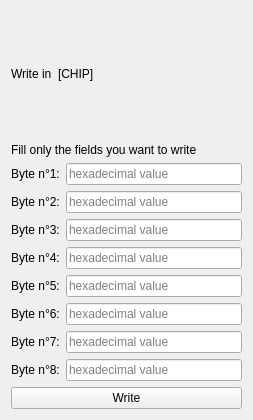
<?xml version="1.0" encoding="UTF-8"?>
<ui version="4.0">
 <class>Can_write</class>
 <widget class="QWidget" name="Can_write">
  <property name="windowModality">
   <enum>Qt::ApplicationModal</enum>
  </property>
  <property name="geometry">
   <rect>
    <x>0</x>
    <y>0</y>
    <width>253</width>
    <height>420</height>
   </rect>
  </property>
  <property name="windowTitle">
   <string>Hardsploit - CAN write</string>
  </property>
  <layout class="QGridLayout" name="gridLayout">
   <item row="0" column="0">
    <layout class="QVBoxLayout" name="vl">
     <item>
      <layout class="QHBoxLayout" name="hl2">
       <item>
        <widget class="QLabel" name="lbl_write">
         <property name="text">
          <string>Write in</string>
         </property>
        </widget>
       </item>
       <item>
        <widget class="QLabel" name="lbl_chip">
         <property name="text">
          <string>[CHIP]</string>
         </property>
        </widget>
       </item>
       <item>
        <spacer name="hs">
         <property name="orientation">
          <enum>Qt::Horizontal</enum>
         </property>
         <property name="sizeHint" stdset="0">
          <size>
           <width>40</width>
           <height>20</height>
          </size>
         </property>
        </spacer>
       </item>
      </layout>
     </item>
     <item>
      <layout class="QFormLayout" name="formLayout">
       <property name="fieldGrowthPolicy">
        <enum>QFormLayout::AllNonFixedFieldsGrow</enum>
       </property>
       <item row="1" column="0">
        <widget class="QLabel" name="lbl_data">
         <property name="text">
          <string>Byte n°1:</string>
         </property>
        </widget>
       </item>
       <item row="1" column="1">
        <widget class="QLineEdit" name="lie_data_1">
         <property name="placeholderText">
          <string>hexadecimal value</string>
         </property>
        </widget>
       </item>
       <item row="2" column="1">
        <widget class="QLineEdit" name="lie_data_2">
         <property name="placeholderText">
          <string>hexadecimal value</string>
         </property>
        </widget>
       </item>
       <item row="2" column="0">
        <widget class="QLabel" name="label">
         <property name="text">
          <string>Byte n°2:</string>
         </property>
        </widget>
       </item>
       <item row="3" column="0">
        <widget class="QLabel" name="label_2">
         <property name="text">
          <string>Byte n°3:</string>
         </property>
        </widget>
       </item>
       <item row="4" column="0">
        <widget class="QLabel" name="label_3">
         <property name="text">
          <string>Byte n°4:</string>
         </property>
        </widget>
       </item>
       <item row="5" column="0">
        <widget class="QLabel" name="label_4">
         <property name="text">
          <string>Byte n°5:</string>
         </property>
        </widget>
       </item>
       <item row="6" column="0">
        <widget class="QLabel" name="label_5">
         <property name="text">
          <string>Byte n°6:</string>
         </property>
        </widget>
       </item>
       <item row="7" column="0">
        <widget class="QLabel" name="label_6">
         <property name="text">
          <string>Byte n°7:</string>
         </property>
        </widget>
       </item>
       <item row="8" column="0">
        <widget class="QLabel" name="label_7">
         <property name="text">
          <string>Byte n°8:</string>
         </property>
        </widget>
       </item>
       <item row="3" column="1">
        <widget class="QLineEdit" name="lie_data_3">
         <property name="placeholderText">
          <string>hexadecimal value</string>
         </property>
        </widget>
       </item>
       <item row="4" column="1">
        <widget class="QLineEdit" name="lie_data_4">
         <property name="placeholderText">
          <string>hexadecimal value</string>
         </property>
        </widget>
       </item>
       <item row="5" column="1">
        <widget class="QLineEdit" name="lie_data_5">
         <property name="placeholderText">
          <string>hexadecimal value</string>
         </property>
        </widget>
       </item>
       <item row="6" column="1">
        <widget class="QLineEdit" name="lie_data_6">
         <property name="placeholderText">
          <string>hexadecimal value</string>
         </property>
        </widget>
       </item>
       <item row="7" column="1">
        <widget class="QLineEdit" name="lie_data_7">
         <property name="placeholderText">
          <string>hexadecimal value</string>
         </property>
        </widget>
       </item>
       <item row="8" column="1">
        <widget class="QLineEdit" name="lie_data_8">
         <property name="placeholderText">
          <string>hexadecimal value</string>
         </property>
        </widget>
       </item>
       <item row="0" column="0" colspan="2">
        <widget class="QLabel" name="label_8">
         <property name="text">
          <string>Fill only the fields you want to write</string>
         </property>
        </widget>
       </item>
      </layout>
     </item>
     <item>
      <layout class="QHBoxLayout" name="hl">
       <item>
        <widget class="QPushButton" name="btn_write">
         <property name="enabled">
          <bool>true</bool>
         </property>
         <property name="text">
          <string>Write</string>
         </property>
        </widget>
       </item>
      </layout>
     </item>
    </layout>
   </item>
  </layout>
 </widget>
 <resources/>
 <connections>
  <connection>
   <sender>btn_write</sender>
   <signal>clicked()</signal>
   <receiver>Can_write</receiver>
   <slot>write()</slot>
   <hints>
    <hint type="sourcelabel">
     <x>162</x>
     <y>142</y>
    </hint>
    <hint type="destinationlabel">
     <x>240</x>
     <y>111</y>
    </hint>
   </hints>
  </connection>
 </connections>
 <slots>
  <slot>write()</slot>
  <slot>select_write_file()</slot>
 </slots>
</ui>
